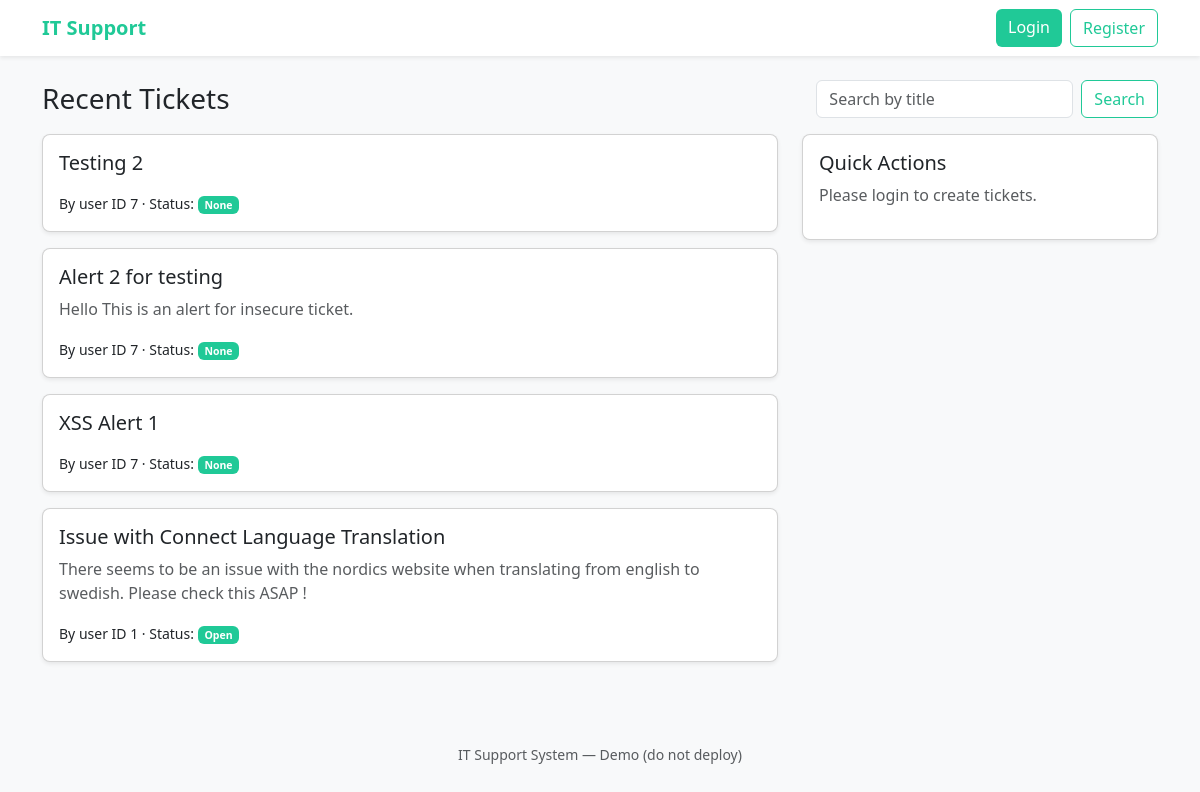
The page / on the database its author committed.
### tables this page shows
CREATE TABLE tickets (id INTEGER PRIMARY KEY AUTOINCREMENT, title TEXT, description TEXT, creator INTEGER, status TEXT);

### app.py (the view)
@app.route("/")
def index():
    q = request.args.get("q", "")
    if q:
        tickets = unsafe_exec(
            f"SELECT id, title, description, creator, status FROM tickets WHERE title LIKE '%{q}%'"
        )
    else:
        tickets = unsafe_exec("SELECT * FROM tickets ORDER BY id DESC")
    return render_template("index.html", tickets=tickets, q=q)

### app.py (called while the page is built)
def get_conn():
    conn = getattr(g, "_conn", None)
    if conn is None:
        conn = sqlite3.connect(DB_PATH)
        conn.row_factory = sqlite3.Row
        g._conn = conn
    return conn

@app.teardown_appcontext
def close_conn(exc):
    conn = getattr(g, "_conn", None)
    if conn is not None:
        conn.close()

def unsafe_exec(sql):
    conn = get_conn()
    cur = conn.cursor()
    cur.execute(sql)
    rows = cur.fetchall()
    conn.commit()
    return rows

### templates/index.html (shortened to what this page needs)
{% extends "base.html" %}
{% block content %}
<div class="d-flex justify-content-between align-items-center mb-3">
  <h3 class="mb-0">Recent Tickets</h3>
  <form class="d-flex" method="get" action="{{ url_for('index') }}">
    <input class="form-control me-2" name="q" placeholder="Search by title" value="{{ q }}">
    <button class="btn btn-outline-teal">Search</button>
  </form>
</div>
<div class="row">
  <div class="col-md-8">
    {% for t in tickets %}
      <div class="card mb-3 shadow-sm">
        <div class="card-body">
          <h5 class="card-title">{{ t['title'] }}</h5>
          <p class="card-text text-muted">{{ t['description']|safe }}</p>
          <p class="mb-0"><small>By user ID {{ t['creator'] }} · Status: <span class="badge bg-teal">{{ t['status'] }}</span></small></p>
        </div>
      </div>
    {% else %}
      <p class="text-muted">No tickets yet.</p>
    {% endfor %}
  </div>
  <div class="col-md-4">
    <div class="card shadow-sm">
      <div class="card-body">
        <h5>Quick Actions</h5>
        {% if session.get('username') %}
          <a href="{{ url_for('new_ticket') }}" class="btn btn-teal w-100">Create Ticket</a>
        {% else %}
          <p class="text-muted">Please login to create tickets.</p>
        {% endif %}
      </div>
    </div>
  </div>
</div>
{% endblock %}

### templates/base.html (shortened to what this page needs)
<!doctype html>
<html lang="en">
<head>
  <link href="https://cdn.jsdelivr.net/npm/bootstrap@5.3.0/dist/css/bootstrap.min.css" rel="stylesheet">
  <link rel="stylesheet" href="{{ url_for('static', filename='css/style.css') }}">
</head>
<body class="bg-light">
  <nav class="navbar navbar-expand-lg navbar-white shadow-sm">
    <div class="container">
      <a class="navbar-brand text-teal fw-bold" href="{{ url_for('index') }}">IT Support</a>
      <div class="d-flex">
        {% if session.get('username') %}
          <span class="me-3">Signed in as <strong>{{ session['username'] }}</strong></span>
          <a class="btn btn-outline-teal me-2" href="{{ url_for('new_ticket') }}">New Ticket</a>
          {% if session.get('is_admin') %}
            <a class="btn btn-dark me-2" href="{{ url_for('admin_dashboard') }}">Admin</a>
          {% endif %}
          <a class="btn btn-danger" href="{{ url_for('logout') }}">Logout</a>
        {% else %}
          <a class="btn btn-teal me-2" href="{{ url_for('login') }}">Login</a>
          <a class="btn btn-outline-teal" href="{{ url_for('register') }}">Register</a>
        {% endif %}
      </div>
    </div>
  </nav>
  <div class="container py-4">
    {% block content %}{% endblock %}
  </div>
  <footer class="text-center py-3 mt-4">
    <small class="text-muted">IT Support System — Demo (do not deploy)</small>
  </footer>
</body>
</html>

### static/css/style.css (style rules this page uses)
:root { --teal: #20c997; --teal-dark: #198f73; --teal-light: #e6fcf7; }
.text-teal { color: var(--teal) !important; }
.btn-teal { background-color: var(--teal); color: #fff; border: none; }
.btn-outline-teal { color: var(--teal); border-color: var(--teal); background: white; }
.badge.bg-teal { background-color: var(--teal); color: #fff; }
.navbar-white { background-color: #fff; }
body { background-color: #f8f9fa; }
.card { border-radius: 0.5rem; }

### rows shown on the page
tickets: title "Testing 2", creator "7", status "None"
tickets: title "Alert 2 for testing", description "Hello This is an alert for insecure ticket.", creator "7", status "None"
tickets: title "XSS Alert 1", creator "7", status "None"
tickets: title "Issue with Connect Language Translation", description "There seems to be an issue with the nordics website when translating from english to swedish. Please check this ASAP !", creator "1", status "Open"
